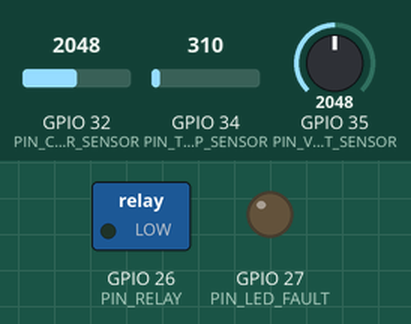
This sketch was run on a simulated ESP32. On the bench: switched loads named in the sketch (green lamp = pin HIGH), output pins drawn as LEDs (lit = HIGH). The inputs (shaded band) are chosen by the test bench; at power-on: GPIO 32 (PIN_CURR_SENSOR) = 2048, GPIO 34 (PIN_TEMP_SENSOR) = 310, GPIO 35 (PIN_VOLT_SENSOR) = 2048. WiFi joins after 1.5 s; servers stay silent unless stated; uploads are accepted with an empty reply; what the sketch prints to the serial monitor is not drawn.

Above: at 0.0 s.
At 3.7 s:
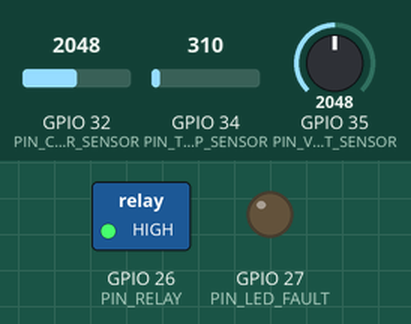
3.8 s: GPIO 32 (PIN_CURR_SENSOR) set to 2705
9.0 s: GPIO 32 (PIN_CURR_SENSOR) set to 2763
At 13.1 s:
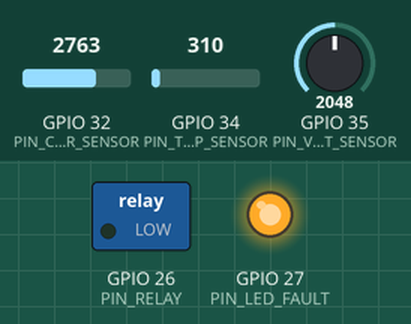
Timing chart, 0 to 14.6 s (numbered marks = the images above; inputs shaded):
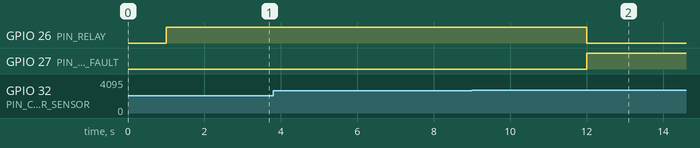

The sketch:

esp32_motor_protection.ino
```cpp
/*
 * ====================================================================================
 * IoT Motor Protection System - Wokwi & Physical ESP32 Firmware
 * ====================================================================================
 */

#include <WiFi.h>
#include <HTTPClient.h>
#include <ArduinoJson.h>

// Wi-Fi Credentials (Default for Wokwi)
const char* WIFI_SSID = "Wokwi-GUEST";
const char* WIFI_PASSWORD = "";

// ⚠️ REPLACE WITH YOUR LOCALTUNNEL / SERVER URL (e.g., https://your-link.loca.lt/api/sensor-data)
const char* API_URL = "http://localhost:5000/api/sensor-data";

const unsigned long TRANSMISSION_INTERVAL = 4000;
unsigned long lastTransmissionTime = 0;

const int PIN_TEMP_SENSOR = 34;
const int PIN_VOLT_SENSOR = 35;
const int PIN_CURR_SENSOR = 32;
const int PIN_RELAY       = 26;
const int PIN_LED_FAULT   = 27;

const float THRESHOLD_MAX_TEMP = 65.0;
const float THRESHOLD_MAX_VOLT = 260.0;
const float THRESHOLD_MIN_VOLT = 180.0;
const float THRESHOLD_MAX_CURR = 10.0;

String remoteCommandState = "AUTO";

float readTemperature() {
  int rawADC = analogRead(PIN_TEMP_SENSOR);
  return 20.0 + (rawADC / 4095.0) * 70.0;
}

float readVoltage() {
  int rawADC = analogRead(PIN_VOLT_SENSOR);
  return 150.0 + (rawADC / 4095.0) * 150.0;
}

float readCurrent() {
  int rawADC = analogRead(PIN_CURR_SENSOR);
  return (rawADC / 4095.0) * 15.0;
}

String evaluateFault(float temp, float volt, float curr) {
  if (temp > THRESHOLD_MAX_TEMP) return "OVERHEAT";
  if (volt > THRESHOLD_MAX_VOLT) return "OVERVOLTAGE";
  if (volt < THRESHOLD_MIN_VOLT) return "UNDERVOLTAGE";
  if (curr > THRESHOLD_MAX_CURR) return "OVERCURRENT";
  return "NORMAL";
}

void sendDataToAPI(float temp, float volt, float curr, String motorStatus, String fault) {
  if (WiFi.status() != WL_CONNECTED) {
    Serial.println("❌ WiFi Disconnected! Reconnecting...");
    WiFi.reconnect();
    return;
  }

  HTTPClient http;
  http.begin(API_URL);
  http.addHeader("Content-Type", "application/json");

  JsonDocument doc;
  doc["temperature"] = temp;
  doc["voltage"]     = volt;
  doc["current"]     = curr;
  doc["motorStatus"] = motorStatus;
  doc["fault"]       = fault;

  String jsonPayload;
  serializeJson(doc, jsonPayload);

  Serial.println("\n------------------------------------------------");
  Serial.print("📤 Sending POST to API: ");
  Serial.println(API_URL);
  Serial.print("📦 Payload: ");
  Serial.println(jsonPayload);

  int httpResponseCode = http.POST(jsonPayload);

  if (httpResponseCode > 0) {
    Serial.print("✅ Server Response Code: ");
    Serial.println(httpResponseCode);
    String response = http.getString();
    Serial.print("📩 Server Response: ");
    Serial.println(response);

    JsonDocument responseDoc;
    DeserializationError err = deserializeJson(responseDoc, response);
    if (!err && responseDoc.containsKey("command")) {
      remoteCommandState = responseDoc["command"].as<String>();
      Serial.print("🕹️ Server Control Command: ");
      Serial.println(remoteCommandState);
    }
  } else {
    Serial.print("❌ HTTP POST Failed, Error Code: ");
    Serial.println(httpResponseCode);
  }

  http.end();
  Serial.println("------------------------------------------------\n");
}

void setup() {
  Serial.begin(115200);
  delay(1000);

  Serial.println("\n==============================================");
  Serial.println("⚙️  ESP32 Motor Protection System");
  Serial.println("==============================================");

  pinMode(PIN_RELAY, OUTPUT);
  pinMode(PIN_LED_FAULT, OUTPUT);

  digitalWrite(PIN_RELAY, HIGH);
  digitalWrite(PIN_LED_FAULT, LOW);

  Serial.print("📡 Connecting to Wi-Fi...");
  WiFi.begin(WIFI_SSID, WIFI_PASSWORD);

  while (WiFi.status() != WL_CONNECTED) {
    delay(500);
    Serial.print(".");
  }

  Serial.println("\n✅ Wi-Fi Connected!");
  Serial.print("🌐 ESP32 IP: ");
  Serial.println(WiFi.localIP());
}

void loop() {
  unsigned long currentMillis = millis();

  if (currentMillis - lastTransmissionTime >= TRANSMISSION_INTERVAL) {
    lastTransmissionTime = currentMillis;

    float temp = readTemperature();
    float volt = readVoltage();
    float curr = readCurrent();

    String fault = evaluateFault(temp, volt, curr);
    String motorStatus = "ON";

    if (remoteCommandState == "OFF") {
      motorStatus = "OFF";
      digitalWrite(PIN_RELAY, LOW);
      digitalWrite(PIN_LED_FAULT, HIGH);
      Serial.println("🛑 REMOTE COMMAND: FORCE STOP MOTOR (RELAY OFF)");
    } else if (remoteCommandState == "ON") {
      motorStatus = "ON";
      digitalWrite(PIN_RELAY, HIGH);
      digitalWrite(PIN_LED_FAULT, LOW);
      Serial.println("🟢 REMOTE COMMAND: FORCE START MOTOR (RELAY ON)");
    } else {
      if (fault != "NORMAL") {
        motorStatus = "OFF";
        digitalWrite(PIN_RELAY, LOW);
        digitalWrite(PIN_LED_FAULT, HIGH);
        Serial.printf("🚨 AUTO FAULT [%s] -> RELAY OFF\n", fault.c_str());
      } else {
        motorStatus = "ON";
        digitalWrite(PIN_RELAY, HIGH);
        digitalWrite(PIN_LED_FAULT, LOW);
      }
    }

    Serial.printf("📊 Readings -> Temp: %.1f°C | Volt: %.1fV | Curr: %.2fA | Motor: %s | Fault: %s\n",
                  temp, volt, curr, motorStatus.c_str(), fault.c_str());

    sendDataToAPI(temp, volt, curr, motorStatus, fault);
  }
}
```

Measured:
- the behaviour switches between 2730 and 2731 on GPIO 32 (PIN_CURR_SENSOR) (found by bisection; images 1 and 2)
- after the input at 3.8 s, every drawn part: stays the same
- after the input at 9.0 s, GPIO 26 (PIN_RELAY): HIGH → LOW after 3.0 s; GPIO 27 (PIN_LED_FAULT): LOW → HIGH after 3.0 s
